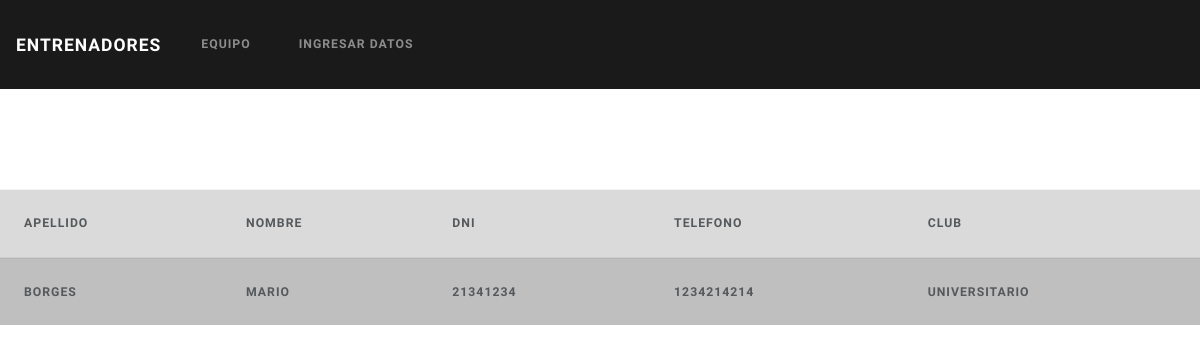
Page /entrenadores on the committed database.
### core/models.py (models this page shows)
class Entrenador(models.Model):
    nombre=models.CharField(max_length=25, default="")
    apellido=models.CharField(max_length=25, default="")
    dni=models.IntegerField(null = False)
    telefono=models.IntegerField(null = False)
    equipo = models.ForeignKey('Equipo', on_delete=models.CASCADE)

class Equipo(models.Model):
    club=models.CharField(max_length=35, primary_key=True)
    division=models.CharField(max_length=1, )
    cantJugadores=models.IntegerField(null = False)
    amonestados=models.IntegerField(null = False)
    expulsados=models.IntegerField(null = False)

### core/views.py (the view)
# urls.py: path('entrenadores', views.entrenador, name="entrenadores"),
def entrenador(request):
    entrenadores = Entrenador.objects.all()
    return render(request, "equipo/entrenadores.html", locals())

### templates/equipo/entrenadores.html (shortened to what this page needs)
{% load staticfiles %}
<!DOCTYPE html>
<html>
    <head>
        <link rel="stylesheet" href="{% static 'css/bootstrap.min.css' %}">
    </head>
    <nav class="navbar navbar-expand-lg navbar-dark bg-primary">
        <a class="navbar-brand">Entrenadores</a>
        <div class="collapse navbar-collapse" id="navbarColor01">
          <ul class="navbar-nav mr-auto">
            <li class="nav-item">
              <a class="nav-link" href="{% url 'equipo' %}">Equipo</a>
            </li>
            <li class="nav-item">
              <a class="nav-link" href="{% url 'inputEntrenador' %}">Ingresar Datos</a>
            </li>
        </div>
      </nav>
      <div style="width: 50px; height: 50px;"></div>
      <div style="width: 50px; height: 50px;"></div>
      <table class="table table-hover">
        <thead>
          <tr class="table-active">
            <th scope="col">Apellido</th>
            <th scope="col">Nombre</th>
            <th scope="col">DNI</th>
            <th scope="col">Telefono</th>
            <th scope="col">Club</th>
          </tr>
        </thead>
        {% for entrenador in entrenadores%}
        <tbody>
          <tr class="table-primary">
            <th scope="col">{{ entrenador.apellido}}</th>
            <th scope="col">{{entrenador.nombre}}</th>
            <th scope="col">{{entrenador.dni}}</th>
            <th scope="col">{{entrenador.telefono}}</th>
            <th scope="col">{{entrenador.equipo.club}}</th>
          </tr>
        </tbody>
        {% endfor %}
      </table>
</html>

### rows in the picture
Entrenador: apellido "BORGES", nombre "MARIO", dni "21341234", telefono "1234214214", equipo.club "UNIVERSITARIO"
